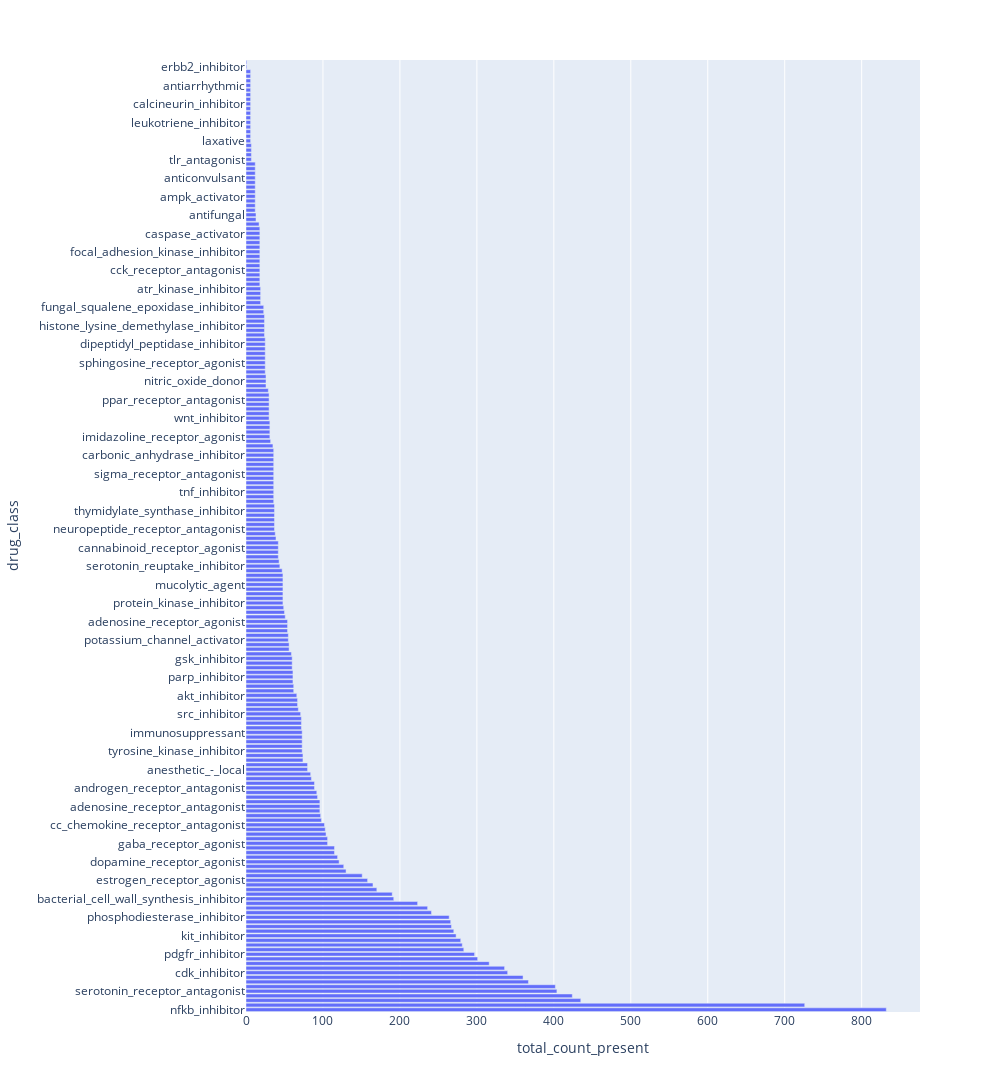

This figure's notebook cell:
### Code cell
x = tt_scored.sum(axis=0).sort_values(ascending=False).reset_index()
x.columns = ['drug_class', 'total_count_present']

px.bar(x, x='total_count_present', y='drug_class', height=1200, width=1000, orientation='h')

### Figure 1 — Plotly figure (JSON) as saved in the notebook; plotly's stock layout.template omitted (floating-point values rounded to 4 significant figures; data arrays with more than 128 entries replaced by an {"elided": "..."} marker saying what was removed)
{"data": [{"alignmentgroup": "True", "hovertemplate": "total_count_present=%{x}<br>drug_class=%{y}<extra></extra>", "legendgroup": "", "marker": {"color": "#636efa"}, "name": "", "offsetgroup": "", "orientation": "h", "showlegend": false, "textposition": "auto", "type": "bar", "x": {"elided": "206 int values"}, "xaxis": "x", "y": {"elided": "206 str values"}, "yaxis": "y"}], "layout": {"barmode": "relative", "height": 1200, "legend": {"tracegroupgap": 0}, "margin": {"t": 60}, "width": 1000, "xaxis": {"anchor": "y", "domain": [0, 1], "title": {"text": "total_count_present"}}, "yaxis": {"anchor": "x", "domain": [0, 1], "title": {"text": "drug_class"}}}}
